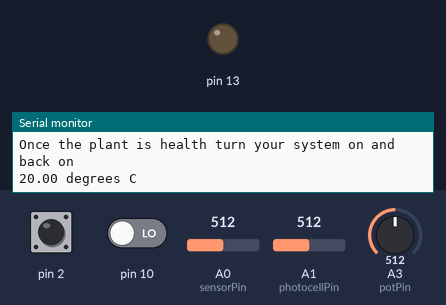
A sketch run on a simulated Arduino Uno, built with avr-gcc and run on an emulated ATmega328P. Parts: output pins drawn as LEDs (lit = HIGH), the last lines printed to the serial monitor. The test bench sets the inputs (shaded band); at power-on: A1 (photocellPin) = 512, pin 2 HIGH, pin 10 LOW, A0 (sensorPin) = 512, A3 (potPin) = 512.

Above: at 5.8 s.
5.9 s: A1 (photocellPin) set to 211
12.5 s: A1 (photocellPin) set to 189
At 13.6 s:
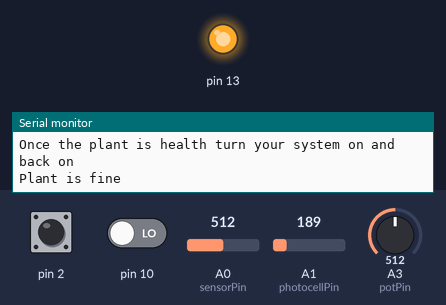
28.1 s: A1 (photocellPin) set to 210
At 30.6 s:
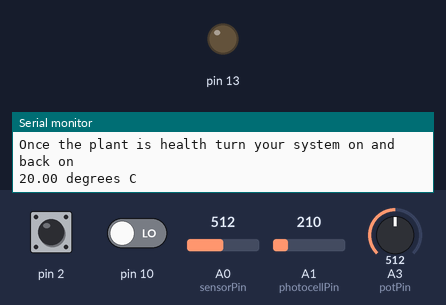
33.3 s: A1 (photocellPin) set to 190
At 34.5 s:
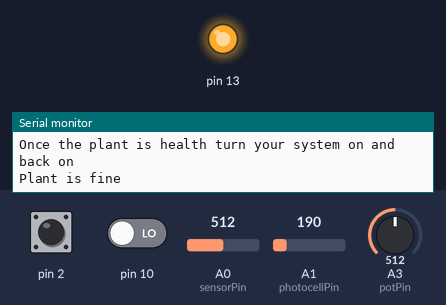
Timing chart, 0 to 36.3 s (numbered marks = the images above; inputs shaded):
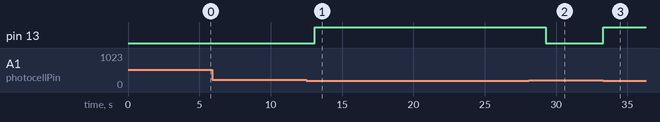

The sketch:

Plant_Nanny_start0.ino
```cpp
int photocellPin = 1;     // the cell and 10K pulldown are connected to a0
int photocellReading;     // the analog reading from the analog resistor divider
int sensorPin = 0;
int potPin = 3;
int i=0;
float val = 0;
float val2=0;
float val3=0;
int buttonState=0;
int lastButtonState=0;
int buttonPushCounter=0;
int tilt=0;
int sub=0;
void setup(void) {
  pinMode(13,OUTPUT);
  pinMode(2,INPUT);
  pinMode(10, INPUT);
  // We'll send debugging information via the Serial monitor
  Serial.begin(9600);

}

void loop(void) {
   buttonState = digitalRead(10);
     if (buttonState != lastButtonState){
        if (buttonState == HIGH){
          buttonPushCounter++;

          }
    }
    lastButtonState = buttonState;

if (buttonPushCounter % 2 == 0){

     Serial.println("On");


  if(sub==0){
   tilt= digitalRead(2);}
   else if(sub==1){
    tilt = 0;
   }


    Serial.print("Start = "); Serial.println(tilt);
    if(sub==1){
      Serial.println("Once the plant is health turn your system on and back on"); }


  photocellReading = analogRead(photocellPin);


  // We'll have a few threshholds, qualitatively determined
  if (photocellReading < 10) {

    digitalWrite(13,HIGH);

  } else if (photocellReading < 200) {
    digitalWrite(13,HIGH);
    digitalWrite(2,LOW);

  } else if (photocellReading < 500) {
    digitalWrite(13,LOW);
    digitalWrite(2,LOW);
    int reading = analogRead(sensorPin);
   float voltage = reading * 5.0;
    voltage /= 1024.0;
    float temperatureC = (voltage - 0.5)*10  ;  //converting from 10 mv per degree wit 500 mV offset
                                               //to degrees ((voltage - 500mV) times 100)
 Serial.print(temperatureC); Serial.println(" degrees C");
 delay(2000);

  } else if (photocellReading < 800) {
    digitalWrite(13,LOW);
    digitalWrite(2,LOW);
    int reading = analogRead(sensorPin);
    float voltage = reading * 5.0;
    voltage /= 1024.0;
    float temperatureC = (voltage - 0.5) * 10 ;  //converting from 10 mv per degree wit 500 mV offset
                                              //to degrees ((voltage - 500mV) times 100)
 Serial.print(temperatureC); Serial.println(" degrees C");
 delay(2000);
  } else {
    Serial.println(" - Very bright");
    delay(2000);
  }


  if (tilt==LOW)
    {
     Serial.println("Plant is fine");
     delay(1000);
    }else if (tilt==HIGH){

     val = analogRead(potPin);
     Serial.println("Try moving the plant to the left or right to get more light");
      if(val==val2){
        Serial.println("Plant is wilting");
        Serial.println("Try moving the plant");
        delay(2000);
      }else if (val!=val3){
        Serial.println("Lets hope for the best");
        tilt=0;
        sub=1;
        delay(2000);
        }
    }
    delay(1000);
    val2= analogRead(potPin);
    val3=val;}else {
      Serial.println("Off");sub=0;
      }


}
```

Measured:
- the behaviour switches between 200 and 199 on A1 (photocellPin) (found by bisection; images 0 and 1)
- after the input at 12.5 s, pin 13: LOW → HIGH after 0.58 s
- after the input at 28.1 s, pin 13: HIGH → LOW after 1.2 s
- after the input at 33.3 s, pin 13: LOW → HIGH at once
